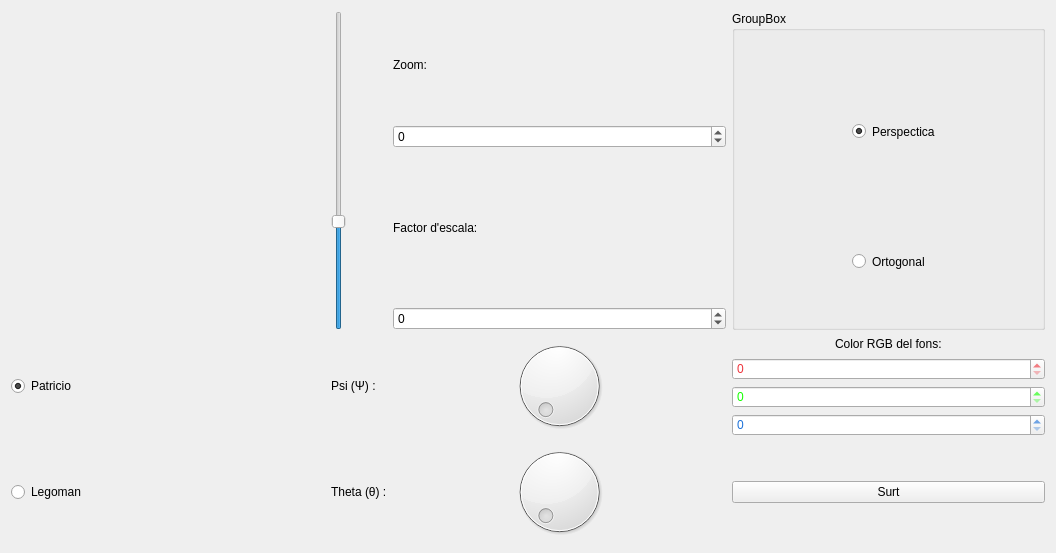
<?xml version="1.0" encoding="UTF-8"?>
<ui version="4.0">
 <class>MyForm</class>
 <widget class="QWidget" name="MyForm">
  <property name="geometry">
   <rect>
    <x>0</x>
    <y>0</y>
    <width>1056</width>
    <height>553</height>
   </rect>
  </property>
  <property name="windowTitle">
   <string>Form</string>
  </property>
  <layout class="QGridLayout" name="gridLayout">
   <item row="4" column="1">
    <widget class="QRadioButton" name="radioButton_2">
     <property name="text">
      <string>Legoman</string>
     </property>
    </widget>
   </item>
   <item row="1" column="4">
    <layout class="QVBoxLayout" name="verticalLayout_2">
     <item>
      <widget class="QLabel" name="label">
       <property name="minimumSize">
        <size>
         <width>333</width>
         <height>0</height>
        </size>
       </property>
       <property name="maximumSize">
        <size>
         <width>333</width>
         <height>16777215</height>
        </size>
       </property>
       <property name="text">
        <string>Zoom:</string>
       </property>
      </widget>
     </item>
     <item>
      <widget class="QSpinBox" name="spinBox">
       <property name="minimumSize">
        <size>
         <width>333</width>
         <height>0</height>
        </size>
       </property>
       <property name="minimum">
        <number>-30</number>
       </property>
       <property name="maximum">
        <number>60</number>
       </property>
      </widget>
     </item>
     <item>
      <widget class="QLabel" name="label_2">
       <property name="minimumSize">
        <size>
         <width>333</width>
         <height>147</height>
        </size>
       </property>
       <property name="text">
        <string>Factor d'escala:</string>
       </property>
      </widget>
     </item>
     <item>
      <widget class="QSpinBox" name="spinBox_2">
       <property name="minimumSize">
        <size>
         <width>333</width>
         <height>0</height>
        </size>
       </property>
       <property name="minimum">
        <number>-10</number>
       </property>
       <property name="maximum">
        <number>4</number>
       </property>
      </widget>
     </item>
    </layout>
   </item>
   <item row="3" column="3">
    <widget class="QLabel" name="label_3">
     <property name="text">
      <string>Psi (Ψ) :</string>
     </property>
    </widget>
   </item>
   <item row="3" column="1">
    <widget class="QRadioButton" name="radioButton">
     <property name="text">
      <string>Patricio</string>
     </property>
     <property name="checked">
      <bool>true</bool>
     </property>
    </widget>
   </item>
   <item row="1" column="6">
    <layout class="QVBoxLayout" name="verticalLayout">
     <item>
      <widget class="QGroupBox" name="groupBox">
       <property name="title">
        <string>GroupBox</string>
       </property>
       <widget class="QRadioButton" name="radioButton_4">
        <property name="geometry">
         <rect>
          <x>120</x>
          <y>110</y>
          <width>231</width>
          <height>21</height>
         </rect>
        </property>
        <property name="text">
         <string>Perspectica</string>
        </property>
        <property name="checked">
         <bool>true</bool>
        </property>
       </widget>
       <widget class="QRadioButton" name="radioButton_3">
        <property name="geometry">
         <rect>
          <x>120</x>
          <y>240</y>
          <width>231</width>
          <height>21</height>
         </rect>
        </property>
        <property name="text">
         <string>Ortogonal</string>
        </property>
        <property name="checked">
         <bool>false</bool>
        </property>
       </widget>
      </widget>
     </item>
    </layout>
   </item>
   <item row="4" column="3">
    <widget class="QLabel" name="label_4">
     <property name="text">
      <string>Theta (θ) :</string>
     </property>
    </widget>
   </item>
   <item row="4" column="6">
    <widget class="QPushButton" name="pushButton">
     <property name="text">
      <string>Surt</string>
     </property>
    </widget>
   </item>
   <item row="1" column="3">
    <widget class="QSlider" name="verticalSlider">
     <property name="minimum">
      <number>-30</number>
     </property>
     <property name="maximum">
      <number>60</number>
     </property>
     <property name="orientation">
      <enum>Qt::Orientation::Vertical</enum>
     </property>
    </widget>
   </item>
   <item row="1" column="1">
    <widget class="MyGLWidget" name="widget" native="true"/>
   </item>
   <item row="3" column="4">
    <widget class="QDial" name="dial"/>
   </item>
   <item row="4" column="4">
    <widget class="QDial" name="dial_2"/>
   </item>
   <item row="3" column="6">
    <layout class="QVBoxLayout" name="verticalLayout_3">
     <item alignment="Qt::AlignmentFlag::AlignHCenter">
      <widget class="MyLabel" name="label_5">
       <property name="text">
        <string>Color RGB del fons:</string>
       </property>
      </widget>
     </item>
     <item>
      <widget class="QSpinBox" name="spinBox_3">
       <property name="styleSheet">
        <string notr="true">color: rgb(237, 51, 59);</string>
       </property>
       <property name="maximum">
        <number>255</number>
       </property>
      </widget>
     </item>
     <item>
      <widget class="QSpinBox" name="spinBox_4">
       <property name="styleSheet">
        <string notr="true">color: rgb(20, 255, 0);</string>
       </property>
       <property name="maximum">
        <number>255</number>
       </property>
      </widget>
     </item>
     <item>
      <widget class="QSpinBox" name="spinBox_5">
       <property name="styleSheet">
        <string notr="true">color: rgb(28, 113, 216);</string>
       </property>
       <property name="maximum">
        <number>255</number>
       </property>
      </widget>
     </item>
    </layout>
   </item>
  </layout>
 </widget>
 <customwidgets>
  <customwidget>
   <class>MyGLWidget</class>
   <extends>QWidget</extends>
   <header>MyGLWidget.h</header>
   <container>1</container>
   <slots>
    <signal>envia_psi(int)</signal>
    <signal>envia_theta(int)</signal>
    <signal>envia_R(int)</signal>
    <signal>envia_G(int)</signal>
    <signal>envia_B(int)</signal>
    <slot>canvia_FOV(int)</slot>
    <slot>canvia_VAO(bool)</slot>
    <slot>canvia_perspectiva(bool)</slot>
    <slot>canvia_escala(int)</slot>
    <slot>canvia_psi(int)</slot>
    <slot>canvia_theta(int)</slot>
    <slot>canvia_color(int,int,int)</slot>
   </slots>
  </customwidget>
  <customwidget>
   <class>MyLabel</class>
   <extends>QLabel</extends>
   <header>MyLabel.h</header>
   <slots>
    <signal>envia_color(int,int,int)</signal>
    <slot>rep_R(int)</slot>
    <slot>rep_G(int)</slot>
    <slot>rep_B(int)</slot>
   </slots>
  </customwidget>
 </customwidgets>
 <resources/>
 <connections>
  <connection>
   <sender>verticalSlider</sender>
   <signal>valueChanged(int)</signal>
   <receiver>spinBox</receiver>
   <slot>setValue(int)</slot>
   <hints>
    <hint type="sourcelabel">
     <x>342</x>
     <y>140</y>
    </hint>
    <hint type="destinationlabel">
     <x>727</x>
     <y>144</y>
    </hint>
   </hints>
  </connection>
  <connection>
   <sender>spinBox</sender>
   <signal>valueChanged(int)</signal>
   <receiver>verticalSlider</receiver>
   <slot>setValue(int)</slot>
   <hints>
    <hint type="sourcelabel">
     <x>727</x>
     <y>144</y>
    </hint>
    <hint type="destinationlabel">
     <x>342</x>
     <y>268</y>
    </hint>
   </hints>
  </connection>
  <connection>
   <sender>verticalSlider</sender>
   <signal>valueChanged(int)</signal>
   <receiver>widget</receiver>
   <slot>canvia_FOV(int)</slot>
   <hints>
    <hint type="sourcelabel">
     <x>342</x>
     <y>91</y>
    </hint>
    <hint type="destinationlabel">
     <x>204</x>
     <y>58</y>
    </hint>
   </hints>
  </connection>
  <connection>
   <sender>spinBox</sender>
   <signal>valueChanged(int)</signal>
   <receiver>widget</receiver>
   <slot>canvia_FOV(int)</slot>
   <hints>
    <hint type="sourcelabel">
     <x>727</x>
     <y>144</y>
    </hint>
    <hint type="destinationlabel">
     <x>182</x>
     <y>312</y>
    </hint>
   </hints>
  </connection>
  <connection>
   <sender>pushButton</sender>
   <signal>clicked()</signal>
   <receiver>MyForm</receiver>
   <slot>close()</slot>
   <hints>
    <hint type="sourcelabel">
     <x>1046</x>
     <y>504</y>
    </hint>
    <hint type="destinationlabel">
     <x>685</x>
     <y>358</y>
    </hint>
   </hints>
  </connection>
  <connection>
   <sender>radioButton</sender>
   <signal>toggled(bool)</signal>
   <receiver>widget</receiver>
   <slot>canvia_VAO(bool)</slot>
   <hints>
    <hint type="sourcelabel">
     <x>46</x>
     <y>392</y>
    </hint>
    <hint type="destinationlabel">
     <x>63</x>
     <y>327</y>
    </hint>
   </hints>
  </connection>
  <connection>
   <sender>radioButton_2</sender>
   <signal>toggled(bool)</signal>
   <receiver>widget</receiver>
   <slot>canvia_VAO(bool)</slot>
   <hints>
    <hint type="sourcelabel">
     <x>140</x>
     <y>503</y>
    </hint>
    <hint type="destinationlabel">
     <x>147</x>
     <y>327</y>
    </hint>
   </hints>
  </connection>
  <connection>
   <sender>radioButton_4</sender>
   <signal>toggled(bool)</signal>
   <receiver>widget</receiver>
   <slot>canvia_perspectiva(bool)</slot>
   <hints>
    <hint type="sourcelabel">
     <x>1063</x>
     <y>138</y>
    </hint>
    <hint type="destinationlabel">
     <x>262</x>
     <y>327</y>
    </hint>
   </hints>
  </connection>
  <connection>
   <sender>radioButton_3</sender>
   <signal>toggled(bool)</signal>
   <receiver>widget</receiver>
   <slot>canvia_perspectiva(bool)</slot>
   <hints>
    <hint type="sourcelabel">
     <x>1063</x>
     <y>270</y>
    </hint>
    <hint type="destinationlabel">
     <x>258</x>
     <y>327</y>
    </hint>
   </hints>
  </connection>
  <connection>
   <sender>spinBox_2</sender>
   <signal>valueChanged(int)</signal>
   <receiver>widget</receiver>
   <slot>canvia_escala(int)</slot>
   <hints>
    <hint type="sourcelabel">
     <x>727</x>
     <y>326</y>
    </hint>
    <hint type="destinationlabel">
     <x>317</x>
     <y>292</y>
    </hint>
   </hints>
  </connection>
  <connection>
   <sender>dial</sender>
   <signal>valueChanged(int)</signal>
   <receiver>widget</receiver>
   <slot>canvia_psi(int)</slot>
   <hints>
    <hint type="sourcelabel">
     <x>492</x>
     <y>390</y>
    </hint>
    <hint type="destinationlabel">
     <x>263</x>
     <y>182</y>
    </hint>
   </hints>
  </connection>
  <connection>
   <sender>dial_2</sender>
   <signal>valueChanged(int)</signal>
   <receiver>widget</receiver>
   <slot>canvia_theta(int)</slot>
   <hints>
    <hint type="sourcelabel">
     <x>516</x>
     <y>482</y>
    </hint>
    <hint type="destinationlabel">
     <x>290</x>
     <y>224</y>
    </hint>
   </hints>
  </connection>
  <connection>
   <sender>widget</sender>
   <signal>envia_psi(int)</signal>
   <receiver>dial</receiver>
   <slot>setValue(int)</slot>
   <hints>
    <hint type="sourcelabel">
     <x>267</x>
     <y>241</y>
    </hint>
    <hint type="destinationlabel">
     <x>667</x>
     <y>345</y>
    </hint>
   </hints>
  </connection>
  <connection>
   <sender>widget</sender>
   <signal>envia_theta(int)</signal>
   <receiver>dial_2</receiver>
   <slot>setValue(int)</slot>
   <hints>
    <hint type="sourcelabel">
     <x>278</x>
     <y>199</y>
    </hint>
    <hint type="destinationlabel">
     <x>468</x>
     <y>455</y>
    </hint>
   </hints>
  </connection>
  <connection>
   <sender>spinBox_3</sender>
   <signal>valueChanged(int)</signal>
   <receiver>label_5</receiver>
   <slot>rep_R(int)</slot>
   <hints>
    <hint type="sourcelabel">
     <x>763</x>
     <y>377</y>
    </hint>
    <hint type="destinationlabel">
     <x>851</x>
     <y>351</y>
    </hint>
   </hints>
  </connection>
  <connection>
   <sender>spinBox_4</sender>
   <signal>valueChanged(int)</signal>
   <receiver>label_5</receiver>
   <slot>rep_G(int)</slot>
   <hints>
    <hint type="sourcelabel">
     <x>840</x>
     <y>397</y>
    </hint>
    <hint type="destinationlabel">
     <x>893</x>
     <y>344</y>
    </hint>
   </hints>
  </connection>
  <connection>
   <sender>spinBox_5</sender>
   <signal>valueChanged(int)</signal>
   <receiver>label_5</receiver>
   <slot>rep_B(int)</slot>
   <hints>
    <hint type="sourcelabel">
     <x>987</x>
     <y>418</y>
    </hint>
    <hint type="destinationlabel">
     <x>939</x>
     <y>353</y>
    </hint>
   </hints>
  </connection>
  <connection>
   <sender>label_5</sender>
   <signal>envia_color(int,int,int)</signal>
   <receiver>widget</receiver>
   <slot>canvia_color(int,int,int)</slot>
   <hints>
    <hint type="sourcelabel">
     <x>844</x>
     <y>346</y>
    </hint>
    <hint type="destinationlabel">
     <x>313</x>
     <y>112</y>
    </hint>
   </hints>
  </connection>
  <connection>
   <sender>widget</sender>
   <signal>envia_R(int)</signal>
   <receiver>spinBox_3</receiver>
   <slot>setValue(int)</slot>
   <hints>
    <hint type="sourcelabel">
     <x>304</x>
     <y>161</y>
    </hint>
    <hint type="destinationlabel">
     <x>753</x>
     <y>375</y>
    </hint>
   </hints>
  </connection>
  <connection>
   <sender>widget</sender>
   <signal>envia_G(int)</signal>
   <receiver>spinBox_4</receiver>
   <slot>setValue(int)</slot>
   <hints>
    <hint type="sourcelabel">
     <x>285</x>
     <y>165</y>
    </hint>
    <hint type="destinationlabel">
     <x>744</x>
     <y>405</y>
    </hint>
   </hints>
  </connection>
  <connection>
   <sender>widget</sender>
   <signal>envia_B(int)</signal>
   <receiver>spinBox_5</receiver>
   <slot>setValue(int)</slot>
   <hints>
    <hint type="sourcelabel">
     <x>297</x>
     <y>159</y>
    </hint>
    <hint type="destinationlabel">
     <x>744</x>
     <y>433</y>
    </hint>
   </hints>
  </connection>
 </connections>
</ui>
